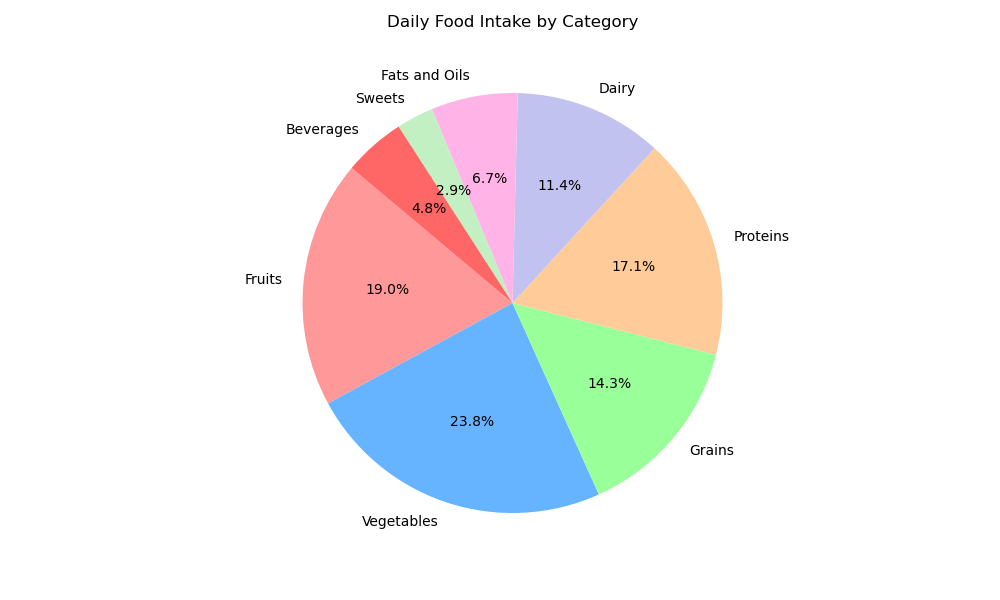

Write the Python code that produced this figure.

import matplotlib.pyplot as plt

# Data to plot
labels = 'Fruits', 'Vegetables', 'Grains', 'Proteins', 'Dairy', 'Fats and Oils', 'Sweets', 'Beverages'
sizes = [20, 25, 15, 18, 12, 7, 3, 5]
colors = ['#ff9999', '#66b3ff', '#99ff99', '#ffcc99', '#c2c2f0', '#ffb3e6', '#c2f0c2', '#ff6666']

# Plot
plt.figure(figsize=[10, 6])  # Set the width and height of the chart
plt.pie(sizes, labels=labels, colors=colors, autopct='%1.1f%%', startangle=140)
plt.axis('equal')  # Equal aspect ratio ensures that pie is drawn as a circle.
plt.title('Daily Food Intake by Category', y=1.08)  # Adjust title position to avoid overlap
plt.show()
